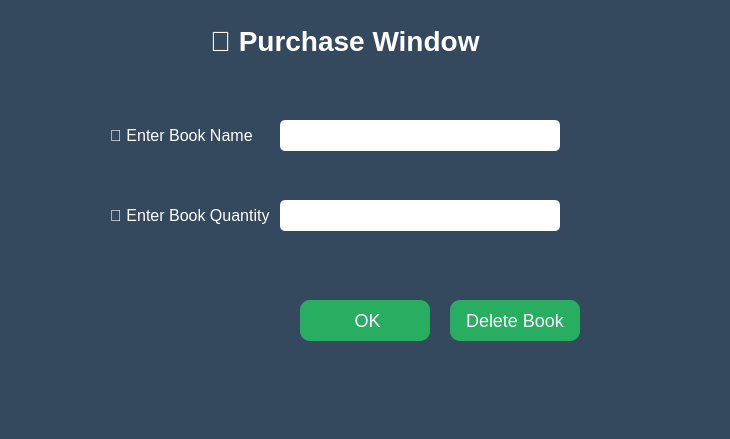
<?xml version="1.0" encoding="UTF-8"?>
<ui version="4.0">
 <class>purBox</class>
 <widget class="QDialog" name="purBox">
  <property name="geometry">
   <rect>
    <x>0</x>
    <y>0</y>
    <width>730</width>
    <height>439</height>
   </rect>
  </property>
  <property name="windowTitle">
   <string>Purchase Book</string>
  </property>
  <property name="styleSheet">
   <string notr="true">
   QDialog {
       background-color: #34495e;
   }
   QLabel {
       color: white;
       font-family: "Segoe UI";
   }
   QLineEdit {
       background-color: white;
       border-radius: 5px;
       padding: 5px;
       font-size: 15px;
   }
   QPushButton {
       background-color: #27ae60;
       color: white;
       font-size: 18px;
       border-radius: 10px;
       padding: 8px 16px;
   }
   QPushButton:hover {
       background-color: #1e8449;
   }
   </string>
  </property>

  <!-- Title -->
  <widget class="QLabel" name="label">
   <property name="geometry">
    <rect>
     <x>210</x>
     <y>20</y>
     <width>321</width>
     <height>41</height>
    </rect>
   </property>
   <property name="styleSheet">
    <string notr="true">font-size: 28px; font-weight: bold;</string>
   </property>
   <property name="text">
    <string>🛒 Purchase Window</string>
   </property>
  </widget>

  <!-- Book Name -->
  <widget class="QLabel" name="label_2">
   <property name="geometry">
    <rect>
     <x>110</x>
     <y>120</y>
     <width>161</width>
     <height>31</height>
    </rect>
   </property>
   <property name="styleSheet">
    <string notr="true">font-size: 16px;</string>
   </property>
   <property name="text">
    <string>📖 Enter Book Name</string>
   </property>
  </widget>

  <widget class="QLineEdit" name="lineEdit">
   <property name="geometry">
    <rect>
     <x>280</x>
     <y>120</y>
     <width>280</width>
     <height>31</height>
    </rect>
   </property>
  </widget>

  <!-- Quantity -->
  <widget class="QLabel" name="label_3">
   <property name="geometry">
    <rect>
     <x>110</x>
     <y>200</y>
     <width>171</width>
     <height>31</height>
    </rect>
   </property>
   <property name="styleSheet">
    <string notr="true">font-size: 16px;</string>
   </property>
   <property name="text">
    <string>🔢 Enter Book Quantity</string>
   </property>
  </widget>

  <widget class="QLineEdit" name="lineEdit_2">
   <property name="geometry">
    <rect>
     <x>280</x>
     <y>200</y>
     <width>280</width>
     <height>31</height>
    </rect>
   </property>
  </widget>

  <!-- OK Button -->
  <widget class="QPushButton" name="pushButton">
   <property name="geometry">
    <rect>
     <x>300</x>
     <y>300</y>
     <width>130</width>
     <height>41</height>
    </rect>
   </property>
   <property name="text">
    <string> OK</string>
   </property>
  </widget>

  <!-- Delete Button -->
  <widget class="QPushButton" name="deleteButton">
   <property name="geometry">
    <rect>
     <x>450</x>
     <y>300</y>
     <width>130</width>
     <height>41</height>
    </rect>
   </property>
   <property name="text">
    <string>Delete Book</string>
   </property>
  </widget>

 </widget>
 <resources/>
 <connections/>
</ui>
